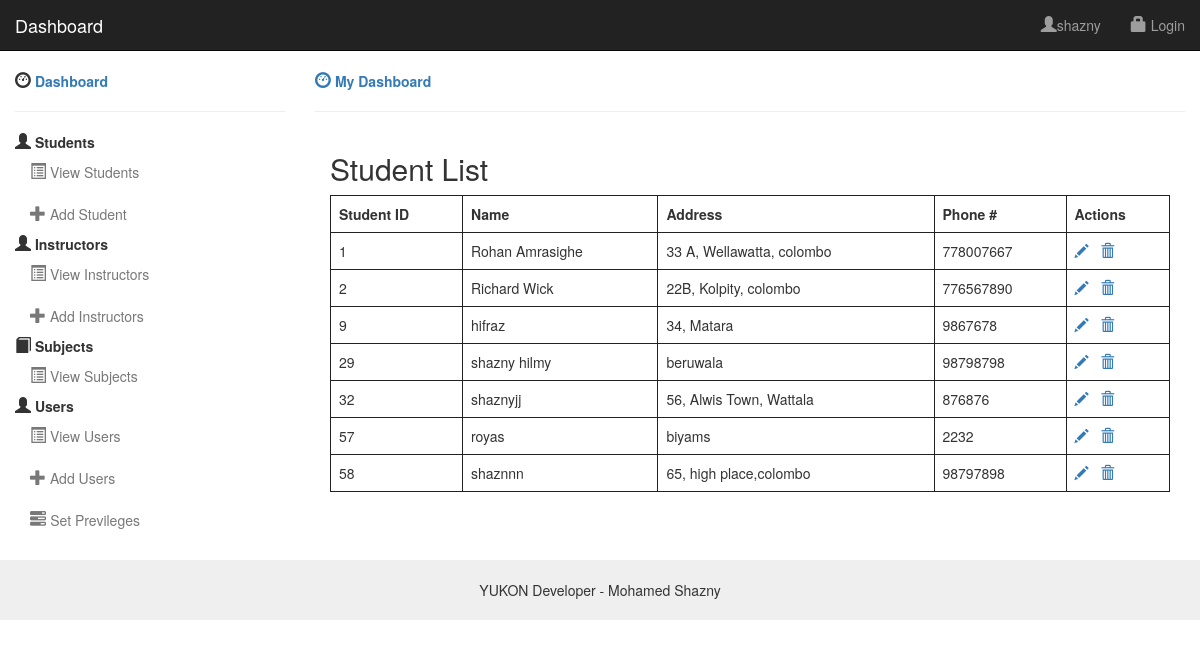
The app's page /view_students.php (signed in) with its own data.
### tables this page shows
CREATE TABLE `students` (
  `std_id` int(11) NOT NULL,
  `name` varchar(100) NOT NULL,
  `address` text NOT NULL,
  `phone_no` int(10) NOT NULL
);

### privilegeduser.php (called while the page is built, shortened)
<?php
include('role.php');
class PrivilegedUser extends User
{
    private $roles;
    public static function getByUsername($username,$conn) {
        $sql = "SELECT * FROM users WHERE username = '".$username."'";
        $result = mysqli_query($conn, $sql);
        $row=$result->fetch_assoc();
        if (!empty($result)) {
            $privUser = new PrivilegedUser($username,$row['userpass']);
            $privUser->user_id = $row['user_id'];
            $privUser->username = $username;
            $privUser->password = $row['userpass'];
            $privUser->initRoles($row['user_id']);
            return $privUser;
        } else {
            return false;
        }
    }
    protected function initRoles($user_id) {
        $this->roles = array();
        $sql = "SELECT t1.role_id, t2.role_name FROM user_role as t1
                JOIN roles as t2 ON t1.role_id = t2.role_id
                WHERE t1.user_id = '".$user_id."'";
        $instance = ConnectDb::getInstance();
        $conn = $instance->getConnection();
        $result = mysqli_query($conn, $sql);
        if ($result->num_rows > 0) {
            while($row = $result->fetch_assoc()) {
                $this->roles[$row["role_name"]] = Role::getRolePerms($row["role_id"]);
            }
        }
    }
    public function hasPrivilege($perm) {
        foreach ($this->roles as $role) {
            if ($role->hasPerm($perm)) {
                return true;
            }
        }
        return false;
    }
}

### role.php (called while the page is built)
<?php
class Role
{
    protected $permissions;
    public function __construct() {
        $this->permissions = array();
    }
    public static function getRolePerms($role_id) {
        $role = new Role();
        $sql = "SELECT t2.perm_desc FROM role_perm as t1
                JOIN permissions as t2 ON t1.perm_id = t2.perm_id
                WHERE t1.role_id = '".$role_id."'";
        $instance = ConnectDb::getInstance();
        $conn = $instance->getConnection();
        $result = mysqli_query($conn, $sql);
        if ($result->num_rows > 0) {
             while($row = $result->fetch_assoc()) {
                $role->permissions[$row["perm_desc"]] = true;
             }
          return $role;
        }
    }
    function hasPerm($permission) {
        return isset($this->permissions[$permission]);
    }
}

### view_students.php (the view, shortened to what this page needs)
<?php
include('header.php');
require_once "PrivilegedUser.php";
?>
<?php
if (isset($_SESSION["username"])) {
    $u = PrivilegedUser::getByUsername($_SESSION["username"],$conn);
}
if ($u->hasPrivilege("view_students") ) {
?>
      <div class="container-fluid">
          <div class="row">
              <?php include('side_menu.php'); ?>
              <div class="col-sm-9">
                  <a href="#"><strong><i class="glyphicon glyphicon-dashboard"></i> My Dashboard</strong></a>
                  <hr>
                <div class="container">
            			  <h2>Student List</h2>
            			  <table class="table table-bordered">
            			    <thead>
            			      <tr>
            			        <th>Student ID</th>
            			        <th>Name</th>
            			        <th>Address</th>
            			        <th>Phone #</th>
                          <th>Actions</th>
            			      </tr>
            			    </thead>
            			    <tbody>
            			    	<?php
                         $sql="SELECT * FROM students";
                         $result = mysqli_query($conn, $sql);
                         if ($result->num_rows > 0) {
                          while($row = $result->fetch_assoc()) {
            						  echo "<tr>";
            						  echo "<td>".$row['std_id']."</td>";
            						  echo "<td>".$row['name']."</td>";
            						  echo "<td>".$row['address']."</td>";
            						  echo "<td>".$row['phone_no']."</td>";
                          echo "<td><a id='".$row['std_id']."' href='./student_details.php?stdnt_id=".$row['std_id']."'><span class='glyphicon glyphicon-pencil'></span> </a>
                                    &nbsp;&nbsp";
                                  if (isset($_SESSION["username"])) {
                                      $u = PrivilegedUser::getByUsername($_SESSION["username"],$conn);
                                  }
                                  if ($u->hasPrivilege("delete_intructor") ) {
                                    echo "<a id='".$row['std_id']."' onclick='delt_std(this)'><span class='glyphicon glyphicon-trash'></span></a>";
                                  }
                          echo      "</td>";
            						  echo "</tr>";
            						}
                      }
            					?>
            			    </tbody>
            			  </table>
      			     </div>
              </div>
          </div>
      </div>
<?php
}else{
  echo "This user does not have previledge to view student list";
}
?>
<?php
include('footer.php');
?>
    </body>
</html>

### header.php (shortened to what this page needs)
<!DOCTYPE html>
<html lang="en">
    <head>
        <link href="//maxcdn.bootstrapcdn.com/bootstrap/3.3.2/css/bootstrap.min.css" rel="stylesheet">
<div id="top-nav" class="navbar navbar-inverse navbar-static-top">
    <div class="container-fluid">
        <div class="navbar-header">
            <a class="navbar-brand" href="#">Dashboard</a>
        </div>
        <div class="navbar-collapse collapse">
            <ul class="nav navbar-nav navbar-right">
                <li class="dropdown">
                    <a role="button" href="#"><i class="glyphicon glyphicon-user"></i><?php  if ( isset($_SESSION['username'])!="" ){ echo $_SESSION['username'];}else{ echo "";} ?></a>
                </li>
                <?php
                 if ( isset($_SESSION['user'])!="" ) {
                  echo "<li><a href='./logout.php'><i class='glyphicon glyphicon-lock'></i> Logout</a></li>";
                 }else{
                  echo "<li><a href='./login.php'><i class='glyphicon glyphicon-lock'></i> Login</a></li>";
                 }
                ?>
            </ul>
        </div>
    </div>
</div>

### side_menu.php
<?php
require_once "PrivilegedUser.php";
?>
<html>
 <div class="col-sm-3">
            <strong><i class="glyphicon glyphicon-dashboard"></i><a href="./index.php"> Dashboard</a></strong>
            <hr>
           <strong><i class="glyphicon glyphicon-user"></i>  Students</strong>
            <ul class="nav nav-stacked">
                    <ul class="nav nav-stacked collapse in" id="userMenu">
                        <li class="active"> <a href="./view_students.php"><i class="glyphicon glyphicon-list-alt"></i> View Students</a></li>
                        <li><a href="./add_students.php"><i class="glyphicon glyphicon-plus"></i> Add Student</a></li>
                    </ul>
            </ul>
            <strong><i class="glyphicon glyphicon-user"></i>  Instructors</strong>
            <ul class="nav nav-stacked">
                    <ul class="nav nav-stacked collapse in" id="userMenu">
                        <li class="active"> <a href="./view_instructors.php"><i class="glyphicon glyphicon-list-alt"></i> View Instructors</a></li>
                        <li><a href="./add_instructor.php"><i class="glyphicon glyphicon-plus"></i> Add Instructors</a></li>
                    </ul>
            </ul>
            <strong><i class="glyphicon glyphicon-book"></i>  Subjects</strong>
            <ul class="nav nav-stacked">
                    <ul class="nav nav-stacked collapse in" id="userMenu">
                        <li class="active"> <a href="./view_subjects.php"><i class="glyphicon glyphicon-list-alt"></i> View Subjects</a></li>
                    </ul>
            </ul>
            <?php
            if (isset($_SESSION["username"])) {
                $u = PrivilegedUser::getByUsername($_SESSION["username"],$conn);
            }
            if ($u->hasPrivilege('user_manage') ) {
                echo"
                    <strong><i class='glyphicon glyphicon-user'></i>  Users</strong>
                    <ul class='nav nav-stacked'>
                            <ul class='nav nav-stacked collapse in' id='userMenu'>
                                <li class='active'> <a href='./view_users.php'><i class='glyphicon glyphicon-list-alt'></i> View Users</a></li>
                                <li class='active'> <a href='./add_users.php'><i class='glyphicon glyphicon-plus'></i> Add Users</a></li>
                                <li><a href='./set_user_previleges.php'><i class='glyphicon glyphicon-tasks'></i> Set Previleges</a></li>
                            </ul>
                    </ul>";
            }
            ?>
        </div>
</html>

### footer.php (shortened to what this page needs)
<html>
</body>
<footer class="text-center">YUKON Developer - Mohamed Shazny</footer>
    </body>
</html>

### header.php (style rules this page uses)
.navbar-static-top { margin-bottom:20px; }
i { font-size:16px; }
.nav > li > a { color:#787878; }
footer { margin-top:20px; padding-top:20px; padding-bottom:20px; background-color:#efefef; }
.container { width: 100% !important; }
.table-bordered>tbody>tr>td, .table-bordered>tbody>tr>th, .table-bordered>tfoot>tr>td, .table-bordered>tfoot>tr>th, .table-bordered>thead>tr>td, .table-bordered>thead>tr>th { border: 1px solid #222222 !important; }

### records on screen
students: std_id "1", name "Rohan Amrasighe", address "33 A, Wellawatta, colombo", phone_no "778007667"
students: std_id "2", name "Richard Wick", address "22B, Kolpity, colombo", phone_no "776567890"
students: std_id "9", name "hifraz", address "34, Matara", phone_no "9867678"
students: std_id "29", name "shazny hilmy", address "beruwala", phone_no "98798798"
students: std_id "32", name "shaznyjj", address "56, Alwis Town, Wattala", phone_no "876876"
students: std_id "57", name "royas", address "biyams", phone_no "2232"
students: std_id "58", name "shaznnn", address "65, high place,colombo", phone_no "98797898"

### other values on screen
$_SESSION['username'] "shazny"
